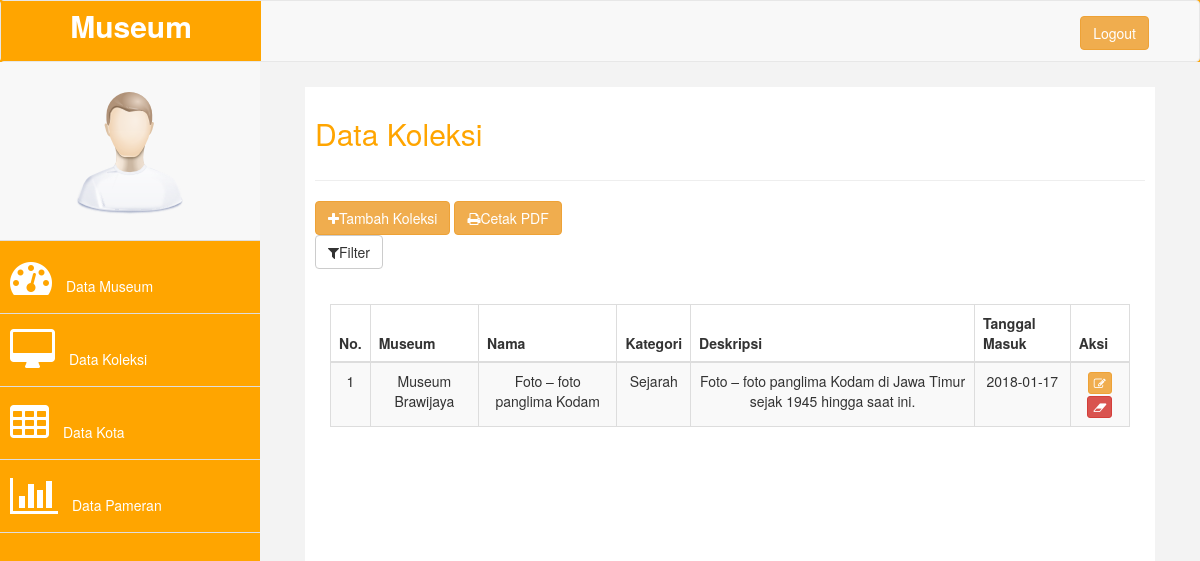
The page /index.php/admin/c_data_koleksi/data_koleksi on the database its author committed.
### tables this page shows
CREATE TABLE `tb_koleksi` (
  `id_benda` int(7) NOT NULL,
  `id_museum` int(7) NOT NULL,
  `museum` varchar(255) NOT NULL,
  `nama` varchar(255) NOT NULL,
  `id_kategori` int(7) NOT NULL,
  `kategori` varchar(255) NOT NULL,
  `deskripsi` varchar(255) NOT NULL,
  `tanggal_masuk` date NOT NULL
);

### application/controllers/admin/c_data_koleksi.php (called while the page is built, shortened)
<?php
	class c_data_koleksi extends CI_Controller
	{
		public function __construct()
		{
			$this->load->model('m_data_koleksi');
			$this->load->model('m_data_museum');
			$this->load->model('m_kategori');
		}
	public function data_koleksi()
	{
		$data = array(
		'kondisi'=> '0',
		'koleksi' => $this->m_data_koleksi->tampil_koleksi(),
		'kategori' => $this->m_kategori->tampilKategori());
		$this->load->view('admin/v_data_koleksi.php', $data);
	}
}
?>

### index.php (called while the page is built, shortened)
<?php
require_once BASEPATH.'core/CodeIgniter.php';

### application/models/m_data_koleksi.php (called while the page is built, shortened)
<?php
	class m_data_koleksi extends CI_Model
	{
		public function tampil_koleksi()
		{
			return $hsl=$this->db->get("tb_koleksi")->result_array();
		}
	}
?>

### application/views/admin/v_data_koleksi.php (the view, shortened to what this page needs)
<?php
  include(APPPATH.'views/admin/v_header.php');
?>
<?php
  include(APPPATH.'views/admin/v_sidebar.php');
?>
<div id="page-wrapper" >
    <div class="row">
    <div class="col-md-12 grid-margin">
      <div class="col-lg-12 grid-margin stretch-card">
        <div class="card">
          <div class="card-body">
            <div id="page-inner">
                <div class="row">
                    <div class="col-md-12">
                     <h2 style="color: orange">Data Koleksi</h2>
                    </div>
                </div>
                 <hr />
            <div class="row">
                <div class="col-md-12">
                <a href="<?php echo base_url('admin/c_data_koleksi/tambah_koleksi') ?>" class="btn btn-md btn-warning"><i class="fa fa-plus"></i>Tambah Koleksi</a>
                <a href="<?php echo base_url('admin/c_data_koleksi/pdf/') ?><?= $kondisi ?>" class="btn btn-md btn-warning"><i class="fa fa-print"></i>Cetak PDF</a>
                <div class="dropdown">
                  <button class="btn btn-default dropdown-toggle" type="button" id="menu1" data-toggle="dropdown"><i class="fa fa-filter"></i>Filter</button>
                </div>
                <div class="panel-body">
                    <div class="table-responsive">
            <table class="table table-bordered table-striped" style="margin-top: 20px;text-align: center;">
              <thead>
                <tr>
                  <th> No.</th>
                  <th> Museum</th>
                  <th> Nama</th>
                  <th> Kategori </th>
                  <th> Deskripsi </th>
                  <th> Tanggal Masuk </th>
                  <th> Aksi </th>
                </tr>
              </thead>
              <tbody>
                <tr>
                  <?php
                  $i=1;
                  foreach ($koleksi as $admin) :
                    ?>
                  <td><?php echo $i ?></td>
                  <td><?php echo $admin['museum'] ?></td>
                  <td><?php echo $admin['nama'] ?></td>
                  <td><?php echo $admin['kategori'] ?></td>
                  <td><?php echo $admin['deskripsi'] ?></td>
                  <td><?php echo $admin['tanggal_masuk'] ?></td>
                  <td>
                    <a href="<?php echo base_url('admin/c_data_koleksi/edit_koleksi/') ?><?php echo $admin['id_benda']; ?>" class="btn btn-xs btn-warning"><i class="fa fa-edit"></i></a>
                    <a href="<?php echo base_url('admin/c_data_koleksi/hapus_koleksi/') ?><?php echo $admin['id_benda']; ?>" class="btn btn-xs btn-danger" onclick = "return confirm('Yakin ingin menghapus data?')"><i class="fa fa-eraser"></i></a>
                  </td>
                </tr>
                <?php $i++ ?>
                <?php endforeach; ?>
              </tbody>
            </table>
          </div>
        </div>
      </div>
    </div>
  </div>
</div>
<?php
  include(APPPATH.'views/admin/v_footer.php')
?>

### css/custom.css (style rules this page uses)
body { font-family: 'Open Sans', sans-serif; }
#page-wrapper { padding: 15px 15px; min-height: 600px; background:#F3F3F3; }
#page-inner { width:100%; margin:10px 20px 10px 0px; background-color:#fff!important; padding:10px; min-height:1200px; }
h2 { color: #f00; }
@media (min-width:768px) { #page-wrapper { margin: 0 0 0 260px; padding: 15px 30px; min-height: 1200px; } }

### rows shown on the page
tb_koleksi: museum "Museum Brawijaya", nama "Foto – foto panglima Kodam", kategori "Sejarah", deskripsi "Foto – foto panglima Kodam di Jawa Timur sejak 1945 hingga saat ini.", tanggal_masuk "2018-01-17"
